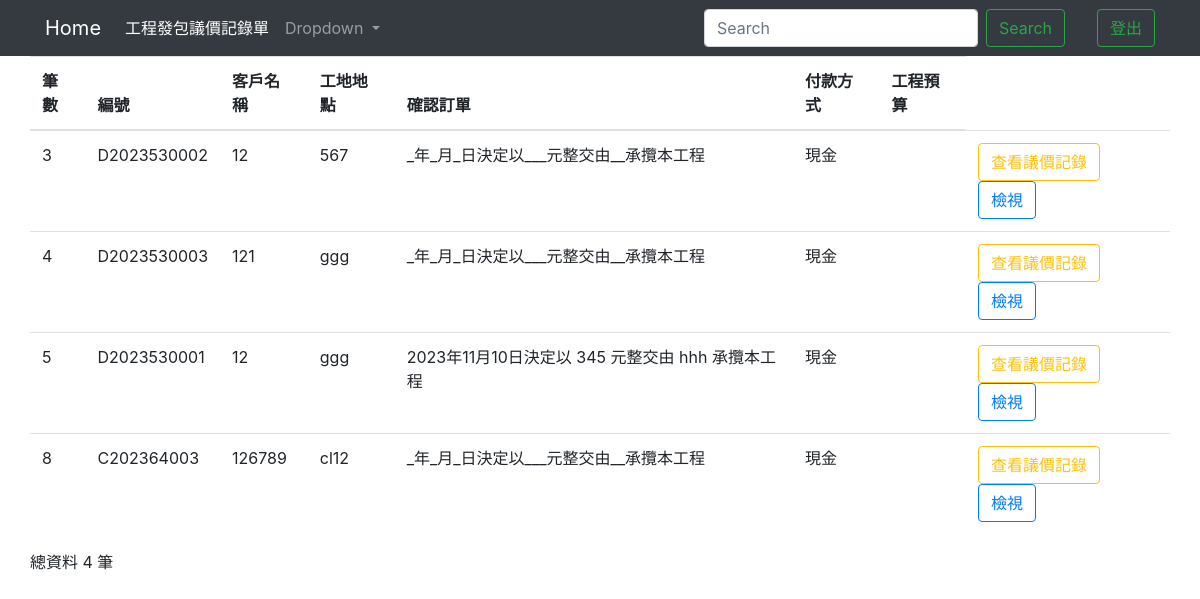
/contractallIndex/, run on an earlier commit of the app's database.
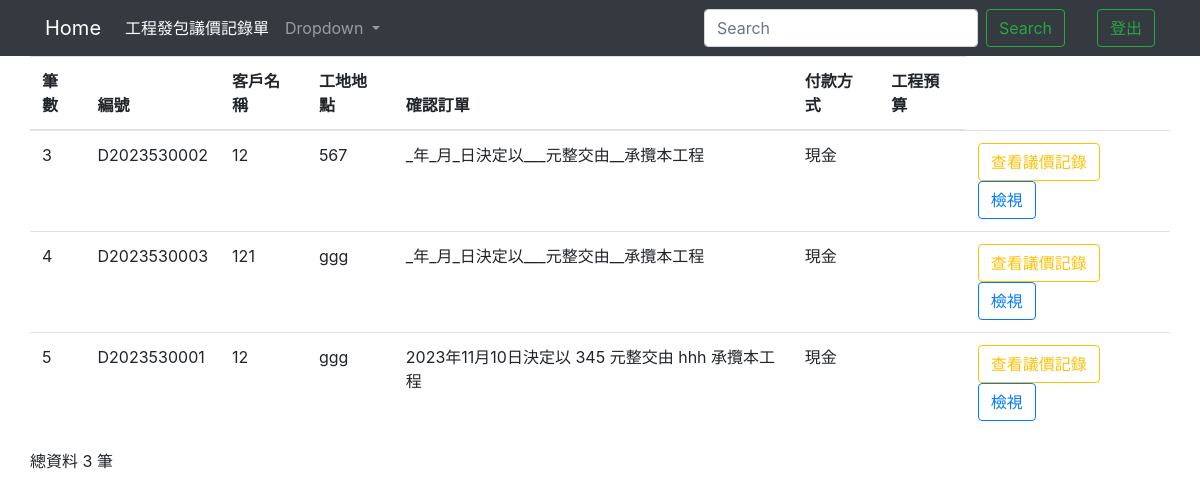
And on a later commit of the database.
### testapp/models.py (models this page shows)
class Contract(models.Model):
    cNumber = models.CharField(max_length=50, default='', null=False) #編號
    cClient = models.CharField(max_length=20, null=False) #客戶名稱
    cLocation = models.CharField(max_length=20, null=False)#工作地點
    cContent = models.TextField()#發包內容
    cPayMode = models.CharField(max_length=20, null=False)#付款方式
    cBudget = models.CharField(max_length=20, null=False)#預算
    cOther = models.TextField() #備註
    cConfirm = models.TextField(blank=True,default="_年_月_日決定以___元整交由__承攬本工程") #是否承攬工程
    cGeneral_Sign = models.CharField(max_length=20, blank=True) #總座簽名
    cViceGeneral_Sign = models.CharField(max_length=20, blank=True) # 副總簽名
    cManager_Sign = models.CharField(max_length=20, blank=True) #部門主管簽名
    cDepartmentManager_Sign = models.CharField(max_length=20, blank=True) #單位主管簽名
    cUndertaker = models.CharField(max_length=20,blank=True)#承辦人
    home = models.OneToOneField(Home, on_delete=models.CASCADE,default='')

### testapp/views.py (the view)
# urls.py: path('contractallIndex/',contractallIndex),
def contractallIndex(request):
    if request.user.is_authenticated:
        username=request.user.username
        authenticate=request.user.is_staff
    if 'q' in request.GET:
        q = request.GET['q']
        multiple_q = Q(Q(cNumber__icontains=q) | Q(cClient__icontains=q) | Q(cLocation__icontains=q) | Q(cContent__icontains=q))
        contractall = Contract.objects.filter(multiple_q)
    else:
        contractall = Contract.objects.all().order_by("id")
    contractallCount = len(contractall)
    return render(request, "contractall_Index.html",locals())

### templates/contractall_Index.html (shortened to what this page needs)
<!DOCTYPE html>
<html lang="en">
<head>
  <link rel="stylesheet" href="https://cdn.jsdelivr.net/npm/bootstrap@4.6.2/dist/css/bootstrap.min.css">
  {% load static %}
</head>
<body>
  <nav class="navbar navbar-expand-lg navbar-dark bg-dark">
    <div class="container">
      <a class="navbar-brand" href="/homeIndex/">Home</a>
      <div class="collapse navbar-collapse" id="navbarSupportedContent">
        <ul class="navbar-nav mr-auto">
          <li class="nav-item active">
            <a class="nav-link disabled">工程發包議價記錄單 <span class="sr-only">(current)</span></a>
          </li>
          <li class="nav-item dropdown">
            <a class="nav-link dropdown-toggle" href="#" role="button" data-toggle="dropdown" aria-expanded="false">
              Dropdown
            </a>
          </li>
        </ul>
        <form class="form-inline my-2 my-lg-0">
          <input class="form-control mr-sm-2" name='q' type="search" placeholder="Search" aria-label="Search">
          <button class="btn btn-outline-success my-2 my-sm-0" type="submit">Search</button>
        </form>
        <ul class="navbar-nav ml-2">
          <li class="nav-item active">
            <a class="nav-link disabled" style="color: green;">{{username}} <span class="sr-only">(current)</span></a>
          </li>
        </ul>
        <ul class="navbar-nav ml-2">
          <li class="nav-item">
            <button class="btn btn-outline-success my-2 my-sm-0" onclick="Logout(event)">登出</button>
          </li>
        </ul>
      </div>
    </div>
  </nav>
  <form action="." method="POST">
    <div class="container">
      <div class="row">
        <table class="table">
          <thead>
            <th scope="col">筆數</th>
            <th scope="col">編號</th>
            <th scope="col">客戶名稱</th>
            <th scope="col">工地地點</th>
            <th scope="col">確認訂單</th>
            <th scope="col">付款方式</th>
            <th scope="col">工程預算</th>
          </thead>
          <tbody>
            {% for unit in contractall %}
            <tr>
              <td>{{unit.id}}</td>
              <td>{{unit.cNumber}}</td>
              <td>{{unit.cClient}}</td>
              <td>{{unit.cLocation}}</td>
              <td>{{unit.cConfirm}}</td>
              <td>{{unit.cPayMode}}</td>
              <td>{{unit.cBudget}}</td>
              <td>
                <button type="button" class="btn btn-outline-warning" id="{{unit.cNumber}}" onclick="checkContent()">查看議價記錄</button>
                <button type="button" class="btn btn-outline-primary" id="{{unit.cNumber}}" onclick="View()">檢視</button>
              </td>
            </tr>
            {% endfor %}
          </tbody>
        </table>
      </div>
    </div>
  </form>
  <div class="container">
    <div class="row">
      <p>總資料 {{contractallCount}} 筆</p>
    </div>
  </div>
</body>
</html>

What changed in the data, as far as the page shows it:
removed Contract: id "8", cNumber "C202364003", cClient "126789", cLocation "cl12", cConfirm "_年_月_日決定以___元整交由__承攬本工程", cPayMode "現金"
Also different on the page:
{{ contractallCount }}: "4" → "3"
